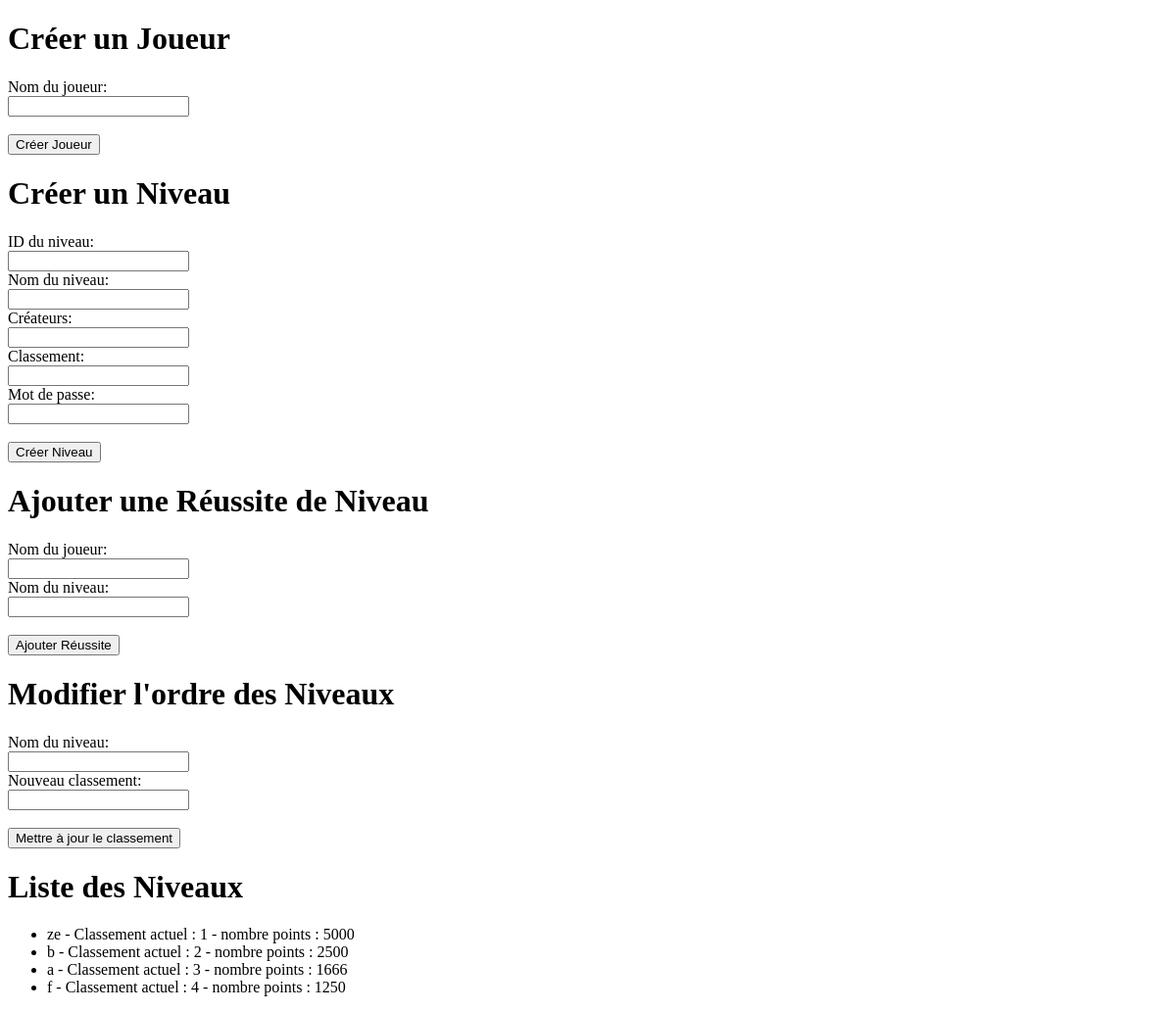
The page /Admin (signed in) on the database as committed earlier.
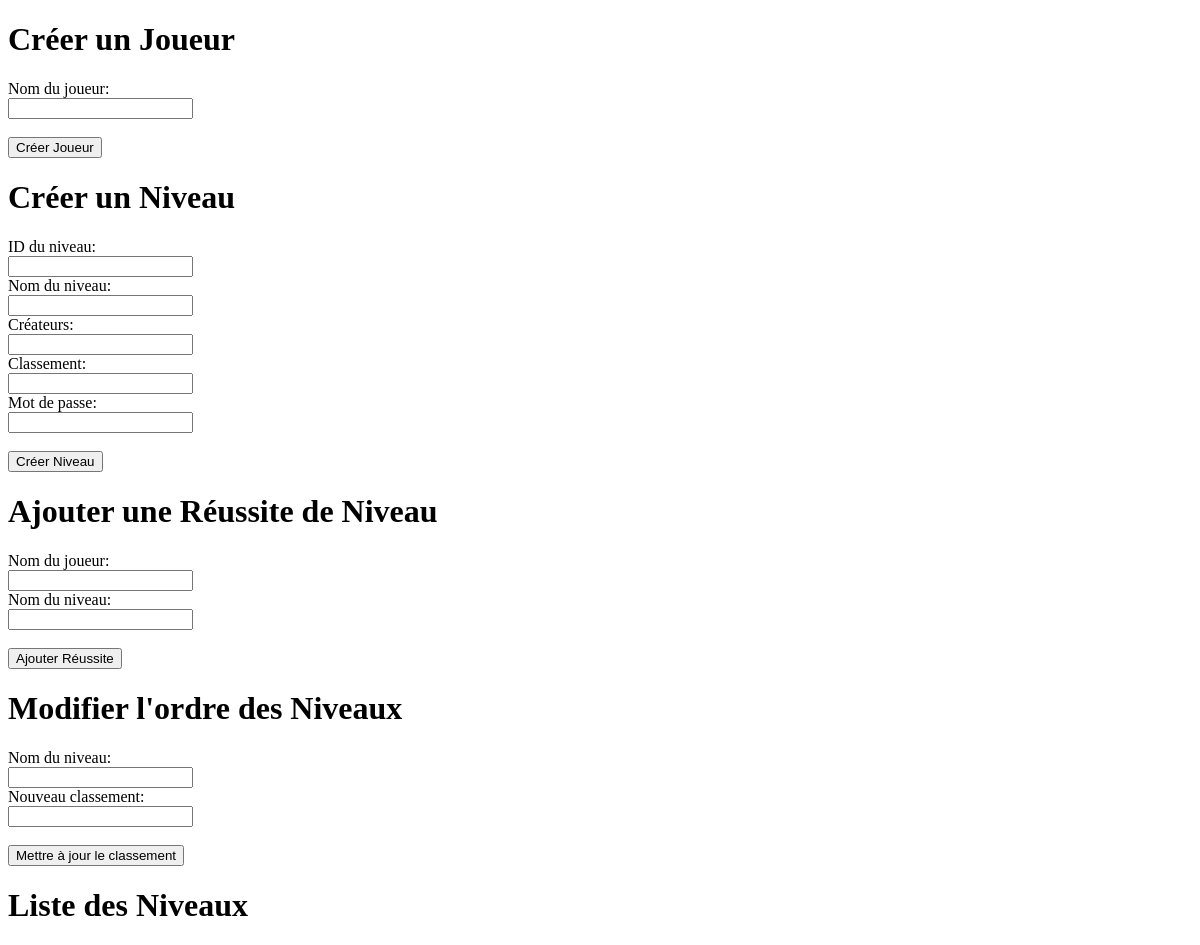
The same page on the database as committed later.
### tables this page shows
CREATE TABLE Niveau (
        id INTEGER PRIMARY KEY AUTOINCREMENT,
        nom TEXT NOT NULL UNIQUE,
        createurs TEXT NOT NULL,
        id_niveau INTEGER UNIQUE,
        points INTEGER NOT NULL,
        classement INTEGER,  -- Ajout de la colonne de classement
        victoires INTEGER DEFAULT 0,
        mot_de_passe TEXT
    );

### app.py (the view)
@app.route('/Admin')
def Admin():
    if 'username' in session:
        connection = sqlite3.connect('DataBase.db')
        cursor = connection.cursor()
        cursor.execute('SELECT * FROM Niveau ORDER BY classement')
        niveaux = cursor.fetchall()
        connection.close()
        return render_template('Admin.html', niveaux=niveaux)
    else:
        return redirect(url_for('connexion'))

### templates/Admin.html (shortened to what this page needs)
<!DOCTYPE html>
<html>
<head>
</head>
<body>
    <h1>Créer un Joueur</h1>
    <form action="/ajouter_joueur" method="post">
        <label for="nom_joueur">Nom du joueur:</label><br>
        <input type="text" id="nom_joueur" name="nom_joueur"><br><br>
        <input type="submit" value="Créer Joueur">
    </form>
    <h1>Créer un Niveau</h1>
    <form action="/ajouter_niveau" method="post">
        <label for="id_niveau">ID du niveau:</label><br>
        <input type="number" id="id_niveau" name="id_niveau" min="1"><br>
        <label for="nom_niveau">Nom du niveau:</label><br>
        <input type="text" id="nom_niveau" name="nom_niveau"><br>
        <label for="createurs">Créateurs:</label><br>
        <input type="text" id="createurs" name="createurs"><br>
        <label for="classement">Classement:</label><br>
        <input type="number" id="classement" name="classement" min="1"><br>
        <label for="mot_de_passe">Mot de passe:</label><br>
        <input type="text" id="mot_de_passe" name="mot_de_passe"><br><br>
        <input type="submit" value="Créer Niveau">
    </form>
    <h1>Ajouter une Réussite de Niveau</h1>
    <form action="/reussir_niveau" method="post">
        <label for="nom_joueur">Nom du joueur:</label><br>
        <input type="text" id="nom_joueur" name="nom_joueur"><br>
        <label for="nom_niveau">Nom du niveau:</label><br>
        <input type="text" id="nom_niveau" name="nom_niveau"><br><br>
        <input type="submit" value="Ajouter Réussite">
    </form>
    <h1>Modifier l'ordre des Niveaux</h1>
    <form action="/modifier_ordre_niveaux" method="post">
        <label for="nom_niveau">Nom du niveau:</label><br>
        <input type="text" id="nom_niveau" name="nom_niveau"><br>
        <label for="new_classement">Nouveau classement:</label><br>
        <input type="number" id="new_classement" name="new_classement" min="1"><br><br>
        <input type="submit" value="Mettre à jour le classement">
    </form>
    <h1>Liste des Niveaux</h1>
    <ul>
        {% for niveau in niveaux %}
            <li>{{ niveau[1] }} - Classement actuel : {{ niveau[5] }} - nombre points : {{ niveau[4] }}</li>
        {% endfor %}
    </ul>
</body>
</html>

Rows that differ between the two databases and show on the page:
removed Niveau: nom "ze", classement "1", points "5000"
removed Niveau: nom "b", classement "2", points "2500"
removed Niveau: nom "a", classement "3", points "1666"
removed Niveau: nom "f", classement "4", points "1250"
